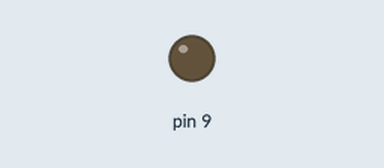
This sketch was run on a simulated Arduino Uno, built with avr-gcc and run on an emulated ATmega328P. Parts: output pins drawn as LEDs (lit = HIGH).

Above: at 0.05 s.
At 1.2 s:
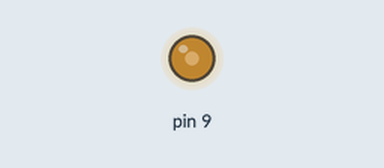
At 2.35 s:
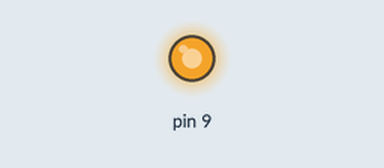
At 4.65 s:
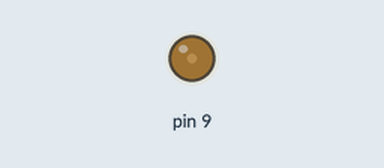
Timing chart, 0 to 7.1 s (numbered marks = the images above):
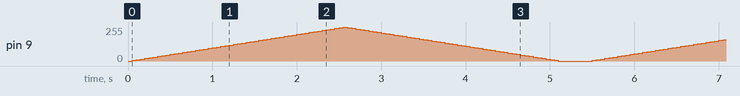

The sketch:

Pwm.ino
```cpp
void setup() {
  // put your setup code here, to run once:

}

void loop() {

  for(int i=0;i<255;i+=5){

  analogWrite(9,i);
  delay(50);
  }

   for(int i=255;i>=0;i-=5){

  analogWrite(9,i);
  delay(50);
  }
delay(300);
}
```
